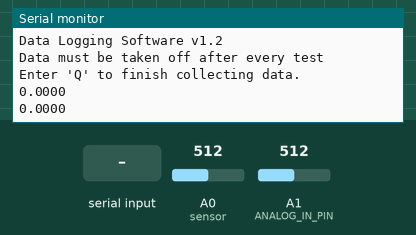
This sketch was run on a simulated Arduino Uno, built with avr-gcc and run on an emulated ATmega328P. On the bench: the last lines printed to the serial monitor. The test bench sets the inputs (shaded band); at power-on: A0 (sensor) = 512, A1 (ANALOG_IN_PIN) = 512. Storage starts empty.

Above: at 1.2 s.
1.3 s: "Q" received over Serial
At 1.77 s:
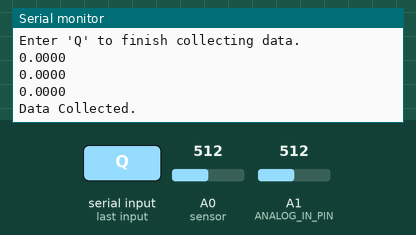
2.9 s: A0 (sensor) set to 716
At 3.18 s:
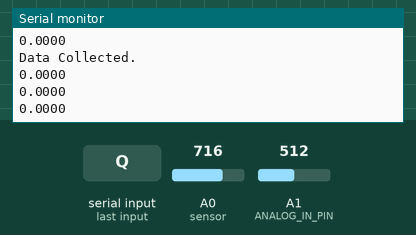
4.4 s: A0 (sensor) set to 900
At 4.6 s:
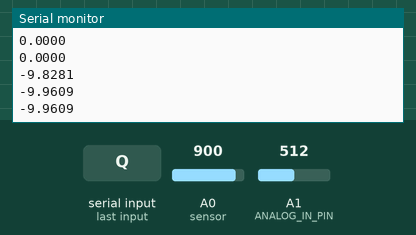
Timing chart, 0 to 7.4 s (numbered marks = the images above; inputs shaded):
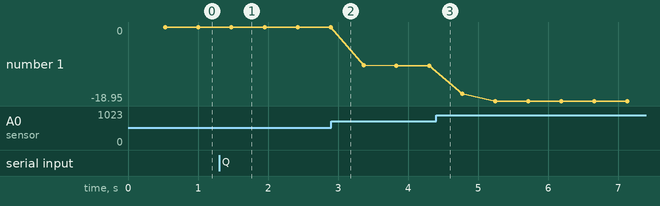

Measured:
- after the input at 1.3 s, the serial monitor: prints a new line after 0.19 s (image 1)
- plotted number 1: 0 → -9.96 after the input at 2.9 s, -9.96 → -18.95 after the input at 4.4 s

The sketch:

Data_Logger.ino
```cpp
#include <SPI.h>
#include <SD.h>

// Define analog input
#define ANALOG_IN_PIN A1

// Floats for ADC voltage & Input voltage
float adc_voltage = 0.0;
float in_voltage = 0.0;

// Floats for resistor values in divider (in ohms)
float R1 = 30000.0;
float R2 = 7500.0;

// Float for Reference Voltage
float ref_voltage = 5.0;

// Integer for ADC value
int adc_value = 0;
File dataFile;
unsigned long StartTime;


void setup() {
  char recievedChar;
  Serial.begin(9600); //Start Serial Monitor to display current read value on Serial monitor
  while (!Serial) {
    ; // wait for serial port to connect. Needed for native USB port only
  }
  SD.begin(4);

  Serial.println("Data Logging Software v1.2");
  Serial.println("Data must be taken off after every test");
  dataFile = SD.open("TESTDATA.txt", FILE_WRITE);
  dataFile.println("Time,Voltage,Current");
  Serial.println("Enter 'Q' to finish collecting data.");
  StartTime = millis();
}

void loop() {
  char recievedChar;
  unsigned int x=0;
  float AcsValue=0.0,Samples=0.0,AvgAcs=0.0,AcsValueF=0.0;

  for (int x = 0; x < 150; x++){ //Get 150 samples
    AcsValue = analogRead(A0);     //Read current sensor values
    Samples = Samples + AcsValue;  //Add samples together
    delay (3); // let ADC settle before next sample 3ms
  }
  AvgAcs=Samples/150.0;//Taking Average of Samples

  //((AvgAcs * (5.0 / 1024.0)) is converitng the read voltage in 0-5 volts
  //2.5 is offset(I assumed that arduino is working on 5v so the viout at no current comes
  //out to be 2.5 which is out offset. If your arduino is working on different voltage than
  //you must change the offset according to the input voltage)
  //0.100v(100mV) is rise in output voltage when 1A current flows at input
  AcsValueF = (2.5 - (AvgAcs * (5.0 / 1024.0)) )/0.100;

  // Read the Analog Input
  adc_value = analogRead(ANALOG_IN_PIN);

  // Determine voltage at ADC input
  adc_voltage  = (adc_value * ref_voltage) / 1024.0;

  // Calculate voltage at divider input
  in_voltage = adc_voltage / (R2/(R1+R2)) ;
  unsigned long CurrentTime = millis();
  unsigned long ElapsedTime = CurrentTime - StartTime;
  // Print results to Serial Monitor to 2 decimal places
  dataFile.print(ElapsedTime);
  dataFile.print(",");

  dataFile.print(in_voltage, 4);
  dataFile.print(",");

  dataFile.println(AcsValueF, 4);//Print the read current on Serial monitor
  Serial.println(AcsValueF, 4);//Print the read current on Serial monitor
  if (Serial.available() > 0){
    recievedChar = Serial.read();
    if(recievedChar == 'Q'){
      dataFile.close();
      Serial.println("Data Collected.");
    }
  }
}
```
